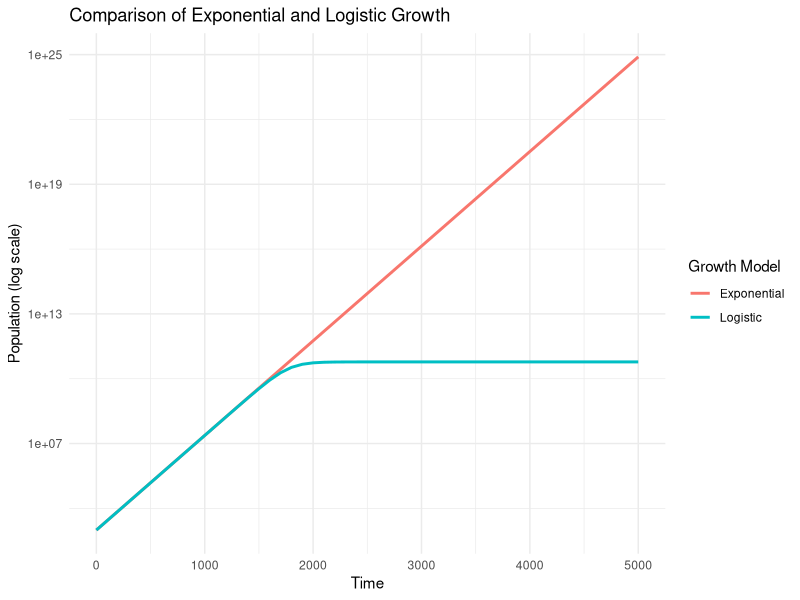
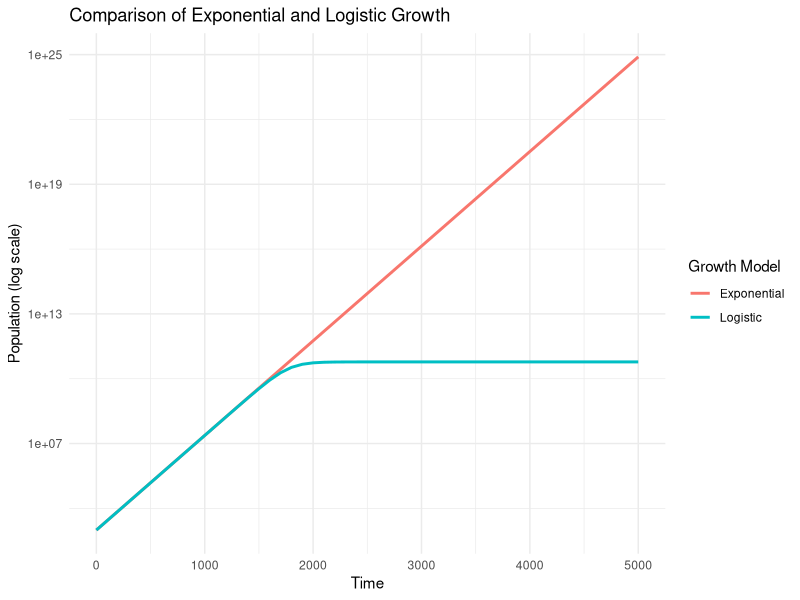

Recreate these plots in R, in order.
# Load and install packages if needed

library(ggplot2)

# Reminder of estimated parameters:

N0 <- exp(6.8941709) # Initial population size

r <- 0.010086 # Growth rate

K <- 6e+10  # Carrying capacity


# Defining exponential growth function

exponential_fun <- function(t) {
  N0 * exp(r * t)
}

# Defining logistic growth function

logistic_fun <- function(t) {
  (N0 * K * exp(r * t)) / (K - N0 + N0 * exp(r * t))
}


# Calculating exponential growth function when t = 4980

exponential_4980 <- exponential_fun(4980) # = 6.426362e+24


# Calculating logistic growth function when t = 4980

logistic_4980 <- logistic_fun(4980) # = 6e+10


# Plotting a graph directly comparing exponential and logistical growth methods

# Setting the time range for plotting to ensure dynamics of growth are captured appropriately:
time <- seq(0, 5000, by = 100)

# Calculating population sizes for each model at each time point:
exponential_values <- exponential_fun(time)
logistic_values <- logistic_fun(time)

# Creating a data frame to plot, with replicated time points for both models:
growth_comparison_data <- data.frame(
  Time = rep(time, 2),
  Population = c(exponential_values, logistic_values),
  Model = rep(c("Exponential", "Logistic"), each = length(time)))

# Plotting the graph with a logarithmic scale to account for large exponential growth numbers:
growth_comparison_plot <- ggplot(growth_comparison_data, aes(x = Time, y = Population, color = Model)) +
  geom_line(linewidth = 1) +
  scale_y_log10() +
  labs(
    title = "Comparison of Exponential and Logistic Growth",
    x = "Time",
    y = "Population (log scale)",
    colour = "Growth Model"
  ) + theme_minimal()

print(growth_comparison_plot)

# Saving the plot as an image so it can be uploaded to the repo and included in the README

ggsave("growth_comparison.png", growth_comparison_plot, width = 10, height = 6)
